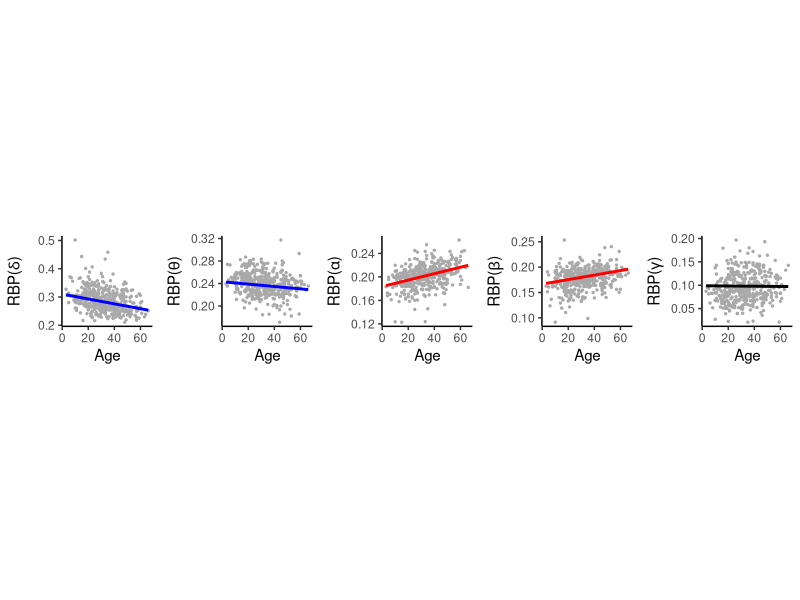
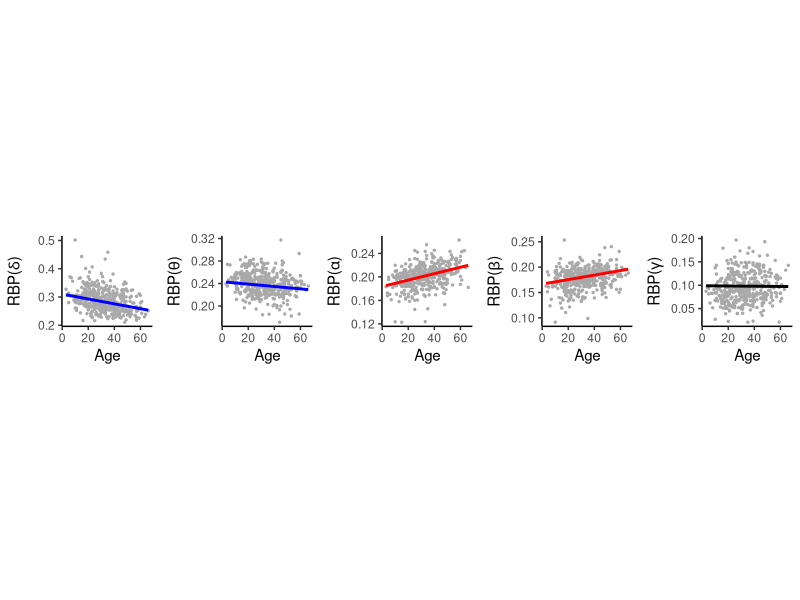

The R source for these figures, in order:
################################################################################

## Script to 'zoom in' on the middle temporal region in each band
## 
## FIGURE 5A: 
## show how RBP is changing with age across bands in a densely populated region



#### PRELIMINARIES #############################################################

# packages
library(tidyverse)   # data frames & ggplot 
library(lme4)        # linear mixed models
library(ggpubr)      # arranging plots

# set working directory to script location (2_analysis)
setwd(dirname(rstudioapi::getSourceEditorContext()$path))

# folder for storing results (included in all scripts with outputs -> warnings off)
dir.create("../3_output", showWarnings = F)

# mirrored RBP data
BPdata_m = read.csv("../1_data/ROI1_mirrored_RBP.csv")     

# plot settings (ROI plots)
theme_set(theme_classic())
options(scipen=999) # no sci notation

# band
band=c("delta","theta","alpha","beta","gamma")



#### AGE MODEL IN MIDDLE TEMP FOR EACH FB ######################################

# function to extract data for one ROI using region label
extract_ROI_data = function(ROI_label) {
  BPdata_m %>%
    filter(ROI_R==ROI_label) %>%
    select(-c(Sex, ROI_R))
}

# chosen ROI: middle temporal (label=62), highest populated region
# to view a different region, find region labels in 1_data/ROI1_info.csv
BPdata_regional = extract_ROI_data(62)

# clear
rm(BPdata_m)

# set up mini table to record if the confidence interval on beta_age contains 0
# in each band
conf_int_0 = tibble(band=band, CI_0=NA)


# plotting model directly uses ggplot uses OLS - no grouping/random effect
# diff approach ->

for (i in 1:5) {
  
  # model formula for particular FB
  model = formula(paste0(band[i],"BP~Age+(1|Hospital)"))
  
  # model
  age_mod = lmer(model, data = BPdata_regional)
  
  # fitted values
  BPdata_regional[,paste0("AgeFit.", band[i])] = predict(age_mod, re.form = NA)
  
  # binary indicator of whether confidence interval on beta_age contains 0
  CI = confint(age_mod)["Age",]
  if (sign(CI[1])!=sign(CI[2])) { 
    conf_int_0[i,]$CI_0 = 0 
  } else if (sign(CI[1])==sign(CI[2])) {
      conf_int_0[i,]$CI_0 = sign(CI[1])
      }
}

rm(CI,i,model)


#### PLOTTING ##################################################################

# function to plot fitted line over data points in each frequency band
regional_plot = function(RBP_band,fit_band,label,linecol) {
  BPdata_regional %>% 
    ggplot(aes(x=Age, y=.data[[RBP_band]])) + ylab(substitute("RBP("*label*")")) +
    geom_point(col = "darkgrey",size=0.5) + theme(aspect.ratio=1) +
    geom_line(aes(y = .data[[fit_band]]),col=linecol,linewidth=1)
}


# check conf_int_0 to choose appropriate line colours
# choosing blue for -1 (negative relationship), red for 1 (positive
# relationship), black for 0 (no relationship) here

# plot for each band and combine
regional_scatter_all_bands =
  ggarrange(regional_plot("deltaBP","AgeFit.delta",delta,"blue"),
            regional_plot("thetaBP","AgeFit.theta",theta,"blue"),
            regional_plot("alphaBP","AgeFit.alpha",alpha,"red"),
            regional_plot("betaBP" ,"AgeFit.beta" ,beta ,"red"),
            regional_plot("gammaBP","AgeFit.gamma",gamma,"black"),
            ncol=5, nrow=1, align = "v")

# view
regional_scatter_all_bands

# save
# change file name if changing region
pdf("../3_output/midtemp_scatter1.pdf",width = 8, height = 2)
regional_scatter_all_bands
dev.off()
